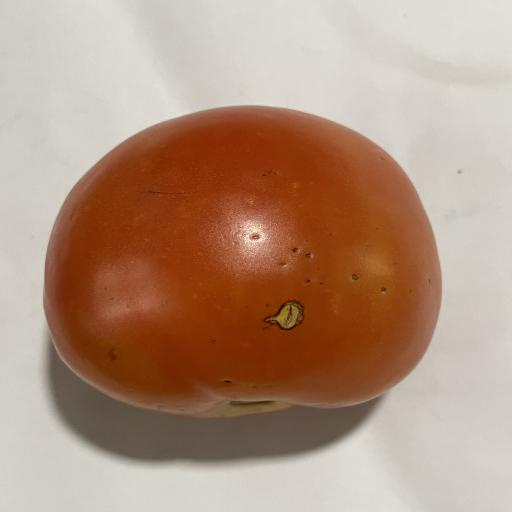
#> input picture tomatovision-ml/dataset/test/images/017BD85B-543D-4ADF-B96B-A2561A878EE1_JPG.rf.c9612bbcc161e32c4c06c350265edf1e.jpg, 512 x 512 px, given in place of media_1787075584775.jpg, which was not available
$ python test_universal.py
#> lines starting #> are read from the running program, lines starting #| are printed output that depends on the picture; after the words box and inside, x2 and y2 are one past the last pixel; in counts of white or black regions, pixels touching at a corner belong together; pictures that were not available may be replaced by others from this repository, and a replacement may not be noted
#> further down, img_market is the input picture: shape (512, 512, 3); mean B, G, R 125.9, 145.9, 176.7
import cv2
import numpy as np

def detect_tomatoes_agro_vision(img_bgr):
    h, w = img_bgr.shape[:2]
    hsv = cv2.cvtColor(img_bgr, cv2.COLOR_BGR2HSV)
#> hsv: shape (512, 512, 3); mean H, S, V 15.5, 91.6, 176.7
    h_chan = hsv[:, :, 0]
    s_chan = hsv[:, :, 1]
    v_chan = hsv[:, :, 2]

    # Broad Pigment Filtering (Red, Orange, Yellow, Breaker Unripe)
    core_red1 = (h_chan <= 14) & (s_chan > 60) & (v_chan > 40)
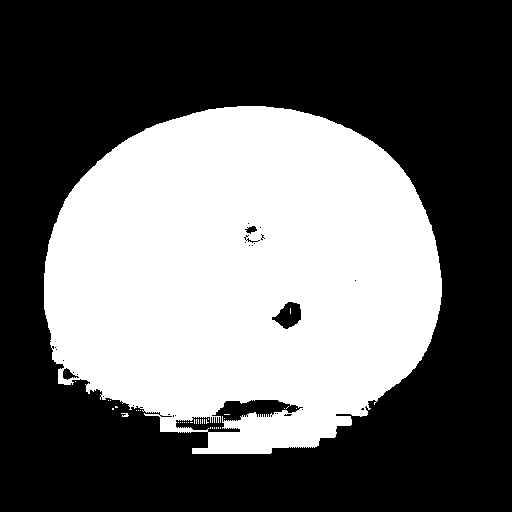
#> core_red1: shape (512, 512) bool; 40.3% white; 37 white regions (35 under 20 px), largest, box (x1, y1, x2, y2) and area: (44, 106, 442, 454) 105514, (121, 413, 129, 417) 21
    core_red2 = (h_chan >= 162) & (s_chan > 60) & (v_chan > 40)
#> core_red2: shape (512, 512) bool; every value is 0
    core_orange = (h_chan > 14) & (h_chan <= 28) & (s_chan > 70) & (v_chan > 45)
#> core_orange: shape (512, 512) bool; 1% white; 28 white regions (19 under 20 px), largest, box (x1, y1, x2, y2) and area: (212, 400, 303, 423) 1052, (86, 389, 172, 417) 608, (272, 302, 301, 329) 482
    core_yellow = (h_chan > 28) & (h_chan <= 38) & (s_chan > 70) & (v_chan > 45)
    core_unripe = (h_chan > 38) & (h_chan <= 55) & (s_chan > 60) & (v_chan > 40)

    core_mask = (core_red1 | core_red2 | core_orange | core_yellow | core_unripe).astype(np.uint8) * 255
#> core_mask: shape (512, 512); 41.3% white; 3 white regions (2 under 20 px), largest, box (x1, y1, x2, y2) and area: (44, 106, 442, 454) 108279
    core_mask[h_chan > 55] = 0
    core_mask[(h_chan >= 120) & (h_chan <= 165)] = 0
    core_mask[s_chan <= 50] = 0

    # 1. Close-up Single / Multi-Fruit Detector (Shape & Circularity Filter)
    kernel_clean = cv2.getStructuringElement(cv2.MORPH_ELLIPSE, (7, 7))
    clean = cv2.morphologyEx(core_mask, cv2.MORPH_OPEN, kernel_clean)
#> clean: shape (512, 512); 41.1% white; 2 white regions, box (x1, y1, x2, y2) and area: (44, 106, 442, 454) 107664, (58, 377, 65, 384) 33
    kernel_close = cv2.getStructuringElement(cv2.MORPH_ELLIPSE, (15, 15))
    closed = cv2.morphologyEx(clean, cv2.MORPH_CLOSE, kernel_close)
#> closed: shape (512, 512); 41.3% white; 1 white region

    contours, _ = cv2.findContours(closed, cv2.RETR_EXTERNAL, cv2.CHAIN_APPROX_SIMPLE)
#> contours = 1 contour; box (x1, y1, x2, y2) and area: (44, 106, 442, 454) 107690
    valid_single_fruits = []

    for c in contours:
        area = cv2.contourArea(c)
        if area < (0.012 * w * h):
            continue
        x, y, cw, ch = cv2.boundingRect(c)
        perimeter = cv2.arcLength(c, True)
        circularity = 4 * np.pi * (area / (perimeter * perimeter)) if perimeter > 0 else 0
        aspect_ratio = float(cw) / ch if ch > 0 else 0

        # Reject elongated background strips (e.g. table edges, floor boundaries)
        if aspect_ratio > 2.2 or aspect_ratio < 0.45:
            continue
        if circularity < 0.30:
            continue
        if cw > 0.65 * w and ch < 0.20 * h:
            continue

        crop = img_bgr[y:y+ch, x:x+cw]
        if crop.size == 0:
            continue
        crop_hsv = cv2.cvtColor(crop, cv2.COLOR_BGR2HSV)
        mean_h = np.mean(crop_hsv[:, :, 0])
        gray_crop = cv2.cvtColor(crop, cv2.COLOR_BGR2GRAY)
        dark_spots = np.sum(gray_crop < 35) / float(gray_crop.size) if gray_crop.size > 0 else 0

        if dark_spots > 0.30:
            stage = "spoiled"
            conf = 0.92
        elif (mean_h <= 13 or mean_h >= 164):
            stage = "ripe"
            conf = 0.95
        elif 14 <= mean_h <= 26:
            stage = "overripe"
            conf = 0.92
        elif 27 <= mean_h <= 55:
            stage = "unripe"
            conf = 0.93
        else:
            stage = "ripe"
            conf = 0.88

        valid_single_fruits.append({
            "class_name": stage,
            "raw_class": stage,
            "confidence": conf,
            "box": [float(x), float(y), float(x + cw), float(y + ch)],
            "area": area
        })
#> this loop made 1 pass
#> (area, x, y, cw, ch, perimeter, circularity, aspect_ratio) on pass 1: (107690, 44, 106, 398, 348, 1332.9, 0.762, 1.14)
#> after the loop, valid_single_fruits = 1 item

    total_pigment_area = cv2.countNonZero(core_mask)
#> total_pigment_area = 108285
    single_fruits_area = sum(f["area"] for f in valid_single_fruits)
#> single_fruits_area = 107690

    if len(valid_single_fruits) in [1, 2, 3, 4, 5] and (single_fruits_area / max(1, total_pigment_area)) > 0.35:
        return valid_single_fruits

    # =========================================================================
    # 2. DENSE TOMATO HEAP / CRATE ISOLATION
    # Uses High-Saturation Red/Orange Tomato Seeds (S > 105) to strictly anchor the Tomato Heap ROI
    # Rejecting surrounding green vegetables, cucumbers, eggplants, and dull ground floor.
    # =========================================================================
    seed_red1 = (h_chan <= 13) & (s_chan > 105) & (v_chan > 60)
    seed_red2 = (h_chan >= 165) & (s_chan > 105) & (v_chan > 60)
    seed_orange = (h_chan > 13) & (h_chan <= 25) & (s_chan > 115) & (v_chan > 65)
    seed_mask = (seed_red1 | seed_red2 | seed_orange).astype(np.uint8) * 255

    kernel_seed_close = cv2.getStructuringElement(cv2.MORPH_ELLIPSE, (15, 15))
    closed_seeds = cv2.morphologyEx(seed_mask, cv2.MORPH_CLOSE, kernel_seed_close)
    kernel_seed_dilate = cv2.getStructuringElement(cv2.MORPH_RECT, (25, 25))
    dilated_seeds = cv2.dilate(closed_seeds, kernel_seed_dilate, iterations=2)

    c_list, _ = cv2.findContours(dilated_seeds, cv2.RETR_EXTERNAL, cv2.CHAIN_APPROX_SIMPLE)
    if c_list:
        valid_c = [c for c in c_list if cv2.contourArea(c) > 2000]
        main_cluster = max(valid_c if valid_c else c_list, key=cv2.contourArea)
        rx, ry, rw, rh = cv2.boundingRect(main_cluster)
        rx1 = max(0, rx - 10)
        ry1 = max(0, ry - 10)
        rx2 = min(w, rx + rw + 10)
        ry2 = min(h, ry + rh + 10)
    else:
        rx1, ry1, rx2, ry2 = 0, 0, w, h

    roi_hsv = hsv[ry1:ry2, rx1:rx2]
    roi_h = roi_hsv[:, :, 0]
    roi_s = roi_hsv[:, :, 1]
    roi_v = roi_hsv[:, :, 2]

    roi_red1 = (roi_h <= 14) & (roi_s > 75) & (roi_v > 50)
    roi_red2 = (roi_h >= 164) & (roi_s > 75) & (roi_v > 50)
    roi_orange = (roi_h > 14) & (roi_h <= 26) & (roi_s > 85) & (roi_v > 55)
    roi_yellow = (roi_h > 26) & (roi_h <= 36) & (roi_s > 85) & (roi_v > 55)
    roi_unripe = (roi_h > 36) & (roi_h <= 50) & (roi_s > 75) & (roi_v > 50)

    roi_mask = (roi_red1 | roi_red2 | roi_orange | roi_yellow | roi_unripe).astype(np.uint8) * 255
    clean_roi = cv2.morphologyEx(roi_mask, cv2.MORPH_OPEN, cv2.getStructuringElement(cv2.MORPH_ELLIPSE, (3, 3)))
    dist = cv2.distanceTransform(clean_roi, cv2.DIST_L2, 5)

    if dist.max() == 0:
        return []

    kernel_peak = cv2.getStructuringElement(cv2.MORPH_ELLIPSE, (21, 21))
    dilated = cv2.dilate(dist, kernel_peak)
    local_max = (dist == dilated) & (dist > 4.0) & (dist > 0.08 * dist.max())

    num_labels, _, stats, centroids = cv2.connectedComponentsWithStats(local_max.astype(np.uint8))

    raw_centers = []
    for i in range(1, num_labels):
        cx, cy = centroids[i]
        d_val = dist[int(cy), int(cx)]
        raw_centers.append((cx, cy, d_val))

    raw_centers.sort(key=lambda x: x[2], reverse=True)

    suppressed = []
    min_dist_sq = 15.0 ** 2

    for c in raw_centers:
        cx, cy, d_val = c
        too_close = False
        for s in suppressed:
            if ((cx - s[0])**2 + (cy - s[1])**2) < min_dist_sq:
                too_close = True
                break
        if not too_close:
            suppressed.append((cx, cy, d_val))

    segmented = []

    for cx, cy, d_val in suppressed:
        r = int(d_val * 1.65)
        r = max(10, min(65, r))

        gx1 = max(0, int(rx1 + cx - r))
        gy1 = max(0, int(ry1 + cy - r))
        gx2 = min(w, int(rx1 + cx + r))
        gy2 = min(h, int(ry1 + cy + r))

        crop = img_bgr[gy1:gy2, gx1:gx2]
        if crop.size == 0:
            continue

        crop_hsv = cv2.cvtColor(crop, cv2.COLOR_BGR2HSV)
        mean_h = np.mean(crop_hsv[:, :, 0])

        gray_crop = cv2.cvtColor(crop, cv2.COLOR_BGR2GRAY)
        dark_spots = np.sum(gray_crop < 35) / float(gray_crop.size) if gray_crop.size > 0 else 0

        if dark_spots > 0.28:
            stage = "spoiled"
            conf = 0.92
        elif (mean_h <= 13 or mean_h >= 164):
            stage = "ripe"
            conf = 0.95
        elif 14 <= mean_h <= 26:
            stage = "overripe"
            conf = 0.92
        elif 27 <= mean_h <= 55:
            stage = "unripe"
            conf = 0.93
        else:
            stage = "ripe"
            conf = 0.88

        segmented.append({
            "class_name": stage,
            "raw_class": stage,
            "confidence": conf,
            "box": [float(gx1), float(gy1), float(gx2), float(gy2)]
        })

    return segmented

# TEST 1: Market Stall Pile (media_1787075584775.jpg)
img_market = cv2.imread(r"C:\Users\Waruna\.gemini\antigravity\brain\d72fea25-187d-4266-99c6-341a7dceced8\.user_uploaded\media_1787075584775.jpg")
res_market = detect_tomatoes_agro_vision(img_market)
#> res_market = 1 item
print(f"1. Market Stall Photo -> Total: {len(res_market)}, Counts: Ripe={sum(1 for r in res_market if r['class_name']=='ripe')}, Unripe={sum(1 for r in res_market if r['class_name']=='unripe')}, Overripe={sum(1 for r in res_market if r['class_name']=='overripe')}, Spoiled={sum(1 for r in res_market if r['class_name']=='spoiled')}")
#| 1. Market Stall Photo -> Total: 1, Counts: Ripe=1, Unripe=0, Overripe=0, Spoiled=0

# TEST 2: Crate Photo (media_1787066931244.png)
img_crate = cv2.imread(r"C:\Users\Waruna\.gemini\antigravity\brain\d72fea25-187d-4266-99c6-341a7dceced8\.user_uploaded\media_1787066931244.png")
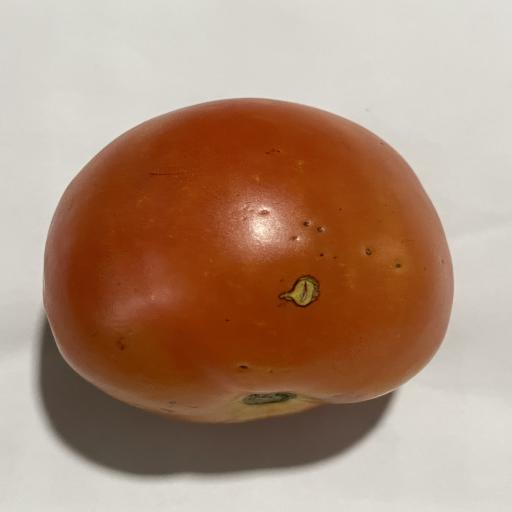
#> input picture tomatovision-ml/dataset/test/images/06538A22-92D6-4AE1-A23C-061087898740_JPG.rf.2079ef0b6e2a56e9522f5a8001acb51c.jpg, 512 x 512 px, given in place of media_1787066931244.png, which was not available
#> img_crate is the input picture: shape (512, 512, 3); mean B, G, R 121.1, 141.9, 173.2
res_crate = detect_tomatoes_agro_vision(img_crate)
#> in detect_tomatoes_agro_vision (call 2), `contours, _ = cv2.findContours(closed, cv2.RETR_EXTERNAL, cv2.CHAIN_AP..`: contours = 1 contour; box (x1, y1, x2, y2) and area: (43, 98, 453, 470) 120817
#> the loop in detect_tomatoes_agro_vision (call 2), `for c in contours:` made 1 pass
#> (area, x, y, cw, ch, perimeter, circularity, aspect_ratio) on pass 1: (120817, 43, 98, 410, 372, 1397.8, 0.777, 1.1)
#> pass 1, in detect_tomatoes_agro_vision (call 2), `crop = img_bgr[y:y+ch, x:x+cw]`:
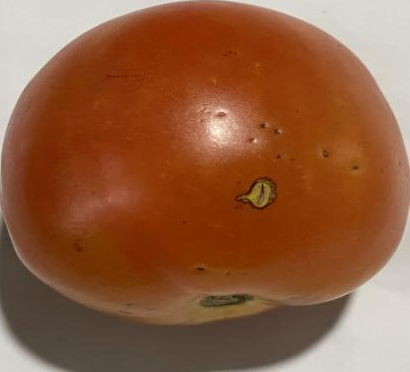
#> crop: shape (372, 410, 3); mean B, G, R 61.5, 92.2, 143.8
#> pass 1, in detect_tomatoes_agro_vision (call 2), `gray_crop = cv2.cvtColor(crop, cv2.COLOR_BGR2GRAY)`:
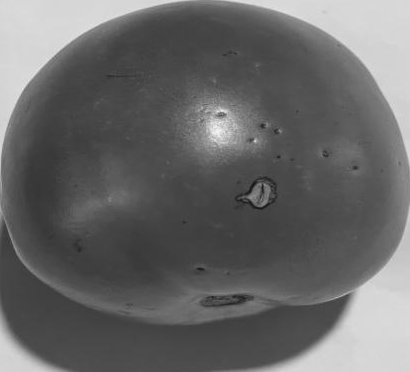
#> gray_crop: shape (372, 410); min 16, max 245, mean 104.2
#> in detect_tomatoes_agro_vision (call 2), `total_pigment_area = cv2.countNonZero(core_mask)`: total_pigment_area = 121286
#> in detect_tomatoes_agro_vision (call 2), `single_fruits_area = sum(f["area"] for f in valid_single_fruits)`: single_fruits_area = 120817
#> res_crate = 1 item
print(f"2. Crate Photo -> Total: {len(res_crate)}, Counts: Ripe={sum(1 for r in res_crate if r['class_name']=='ripe')}, Unripe={sum(1 for r in res_crate if r['class_name']=='unripe')}, Overripe={sum(1 for r in res_crate if r['class_name']=='overripe')}, Spoiled={sum(1 for r in res_crate if r['class_name']=='spoiled')}")
#| 2. Crate Photo -> Total: 1, Counts: Ripe=1, Unripe=0, Overripe=0, Spoiled=0

# TEST 3: Single Tomato Close-up (test_tomatoes.jpg)
img_single = cv2.imread(r"d:\project\TomatoVision\tomatovision-ml\test_images\test_tomatoes.jpg")
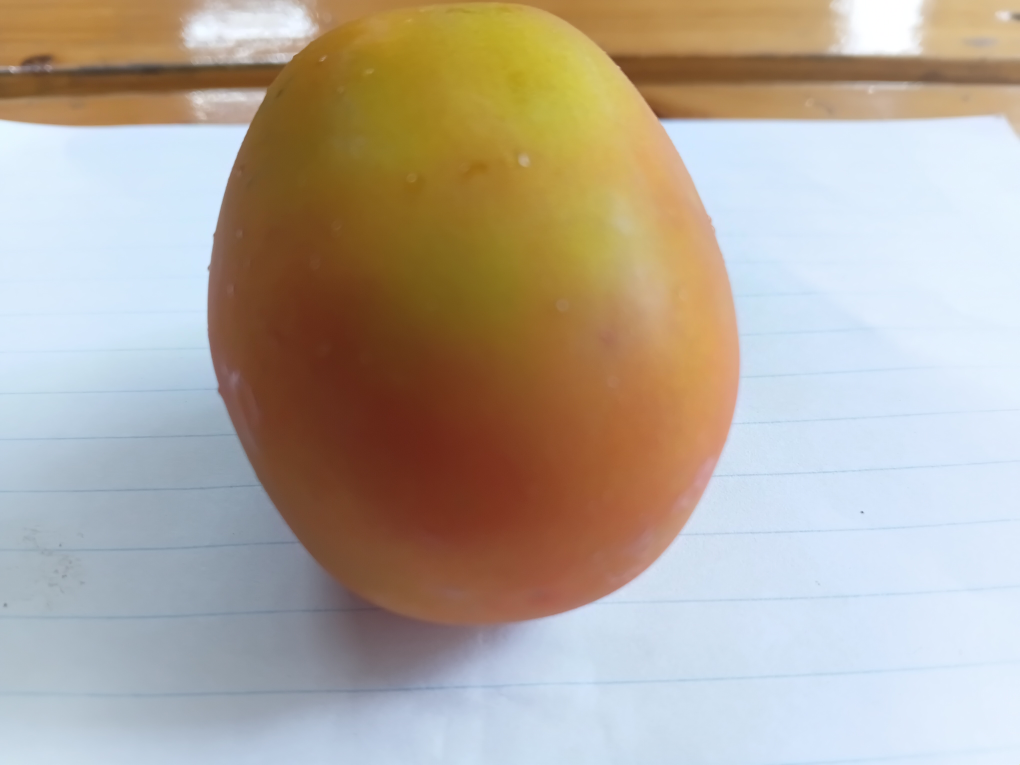
#> input picture tomatovision-ml/test_images/test_tomatoes.jpg, 4080 x 3060 px, found by its file name (shown at 1/4 size)
#> img_single is the input picture: shape (3060, 4080, 3); mean B, G, R 156.4, 168.9, 179.1
res_single = detect_tomatoes_agro_vision(img_single)
#> in detect_tomatoes_agro_vision (call 3), `contours, _ = cv2.findContours(closed, cv2.RETR_EXTERNAL, cv2.CHAIN_AP..`: contours = 1 contour; box (x1, y1, x2, y2) and area: (0, 0, 4080, 2504) 5260756
#> the loop in detect_tomatoes_agro_vision (call 3), `for c in contours:` made 1 pass
#> (area, x, y, cw, ch, perimeter, circularity, aspect_ratio) on pass 1: (5260756, 0, 0, 4080, 2504, 17319.6, 0.22, 1.63)
#> after the loop in detect_tomatoes_agro_vision (call 3), `for c in contours:`: valid_single_fruits = []
#> in detect_tomatoes_agro_vision (call 3), `total_pigment_area = cv2.countNonZero(core_mask)`: total_pigment_area = 5258380
#> in detect_tomatoes_agro_vision (call 3), `single_fruits_area = sum(f["area"] for f in valid_single_fruits)`: single_fruits_area = 0
#> in detect_tomatoes_agro_vision (call 3), `dilated_seeds = cv2.dilate(closed_seeds, kernel_seed_dilate, iteration..`:
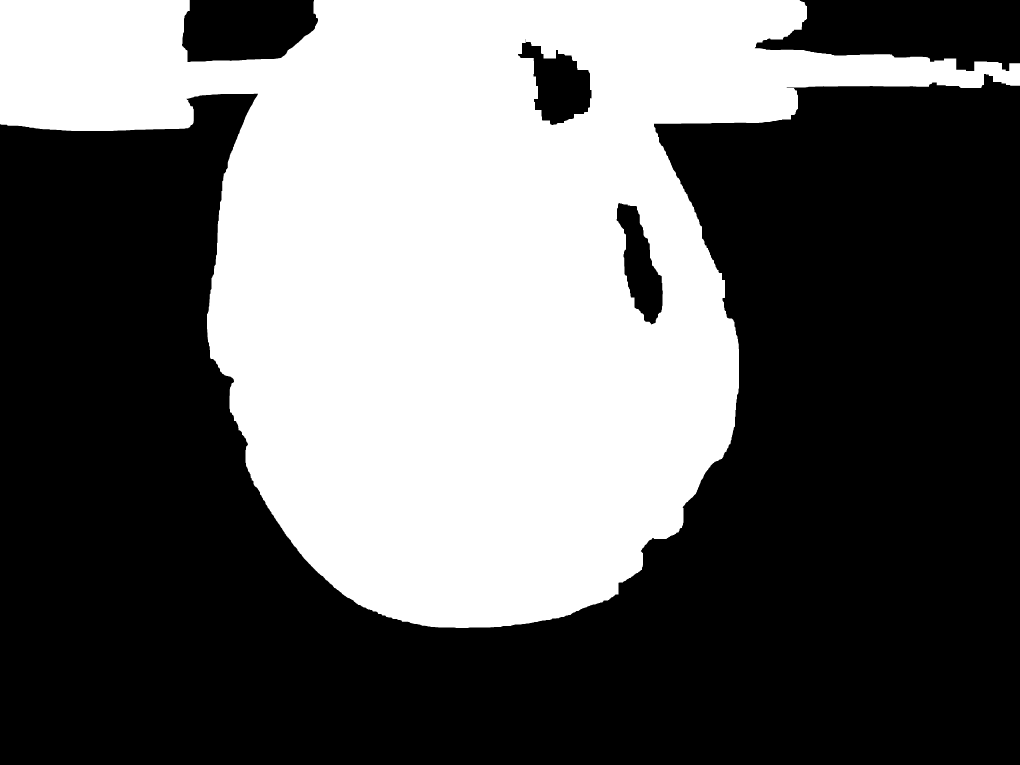
#> dilated_seeds: shape (3060, 4080) (shown at 1/4 size); 40.1% white; 1 white region
#> in detect_tomatoes_agro_vision (call 3), `c_list, _ = cv2.findContours(dilated_seeds, cv2.RETR_EXTERNAL, cv2.CHA..`: c_list = 1 contour; box (x1, y1, x2, y2) and area: (0, 0, 4080, 2512) 5098356
#> in detect_tomatoes_agro_vision (call 3), `valid_c = [c for c in c_list if cv2.contourArea(c) > 2000]`: valid_c has the same summary as c_list
#> in detect_tomatoes_agro_vision (call 3), `main_cluster = max(valid_c if valid_c else c_list, key=cv2.contourArea)`: main_cluster = contour of 2397 points, box (x1, y1, x2, y2) (0, 0, 4080, 2512), area 5098356
#> in detect_tomatoes_agro_vision (call 3), `rx, ry, rw, rh = cv2.boundingRect(main_cluster)`: rx = 0; rw = 4080; rh = 2512
#> in detect_tomatoes_agro_vision (call 3), `rx1 = max(0, rx - 10)`: rx1 = 0
#> in detect_tomatoes_agro_vision (call 3), `rx2 = min(w, rx + rw + 10)`: rx2 = 4080
#> in detect_tomatoes_agro_vision (call 3), `ry2 = min(h, ry + rh + 10)`: ry2 = 2522
#> in detect_tomatoes_agro_vision (call 3), `roi_h = roi_hsv[:, :, 0]`:
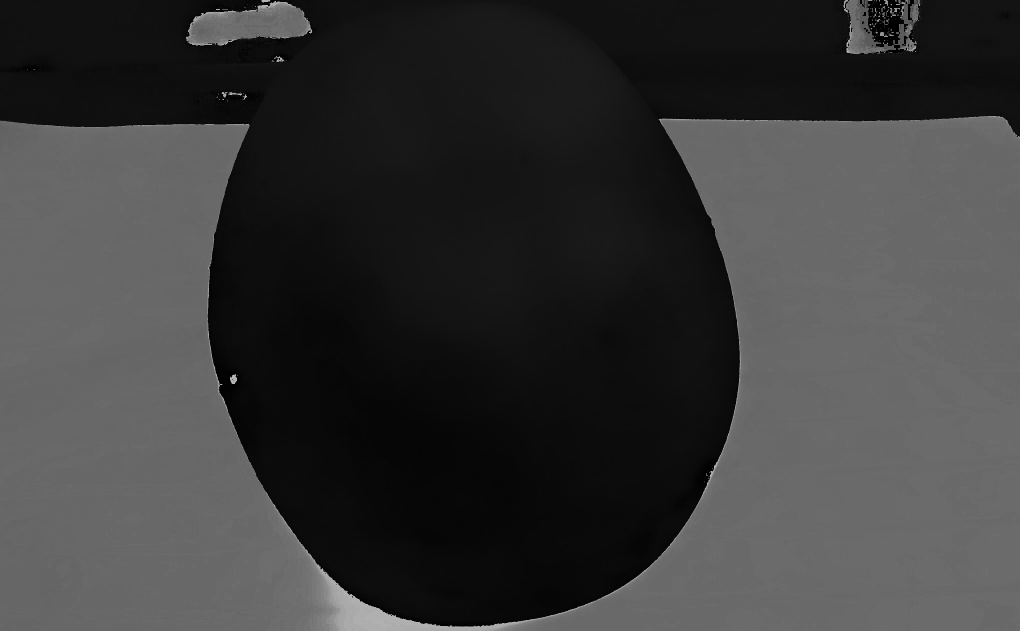
#> roi_h: shape (2522, 4080) (shown at 1/4 size); min 0, max 179, mean 57.5
#> in detect_tomatoes_agro_vision (call 3), `num_labels, _, stats, centroids = cv2.connectedComponentsWithStats(loc..`: num_labels = 66; stats = 66 rows, first 6: [0, 0, 4080, 2522, 10289551], [0, 0, 1, 1, 1], [2, 0, 1, 1, 1], [4, 0, 1, 1, 1], [6, 0, 1, 1, 1], [26, 0, 1, 1, 1]; centroids = 66 pairs, first value 0 to 3873, second value 0 to 1645
#> the loop in detect_tomatoes_agro_vision (call 3), `for i in range(1, num_labels):` made 65 passes
#> (cx, cy, d_val) on passes 1 to 8: (0, 0, 266.2), (2, 0, 266.2), (4, 0, 266.2), (6, 0, 266.2), (26, 0, 266.6), (68.5, 0, 266), (129, 0, 259), (151.5, 0, 257.8)
#> after the loop in detect_tomatoes_agro_vision (call 3), `for i in range(1, num_labels):`: raw_centers = 65 items, first 6: (0, 0, 266.2), (2, 0, 266.2), (4, 0, 266.2), (6, 0, 266.2), (26, 0, 266.6), (68.5, 0, 266)
#> the loop in detect_tomatoes_agro_vision (call 3), `for c in raw_centers:` made 65 passes
#> (cx, cy, d_val) on passes 1 to 8: (1818, 1555, 842.2), (1872, 1645, 842), (1810, 1544, 841.9), (1758, 1369, 831.8), (1770, 1430, 831.8), (1680, 1091, 826.6), (1704, 1167, 817.6), (1716, 1228, 817.6)
#> after the loop in detect_tomatoes_agro_vision (call 3), `for c in raw_centers:`: suppressed = 52 items, first 6: (1818, 1555, 842.2), (1872, 1645, 842), (1758, 1369, 831.8), (1770, 1430, 831.8), (1680, 1091, 826.6), (1704, 1167, 817.6)
#> the loop in detect_tomatoes_agro_vision (call 3), `for cx, cy, d_val in suppressed:` made 52 passes
#> (cx, cy, d_val, gx1, gy1, gx2, gy2, mean_h) on passes 1 to 8: (1818, 1555, 842.2, 1753, 1490, 1883, 1620, 10.26), (1872, 1645, 842, 1807, 1580, 1937, 1710, 9.46), (1758, 1369, 831.8, 1693, 1304, 1823, 1434, 14.56), (1770, 1430, 831.8, 1705, 1365, 1835, 1495, 12.43), (1680, 1091, 826.6, 1615, 1026, 1745, 1156, 20.5), (1704, 1167, 817.6, 1639, 1102, 1769, 1232, 20.02), (1716, 1228, 817.6, 1651, 1163, 1781, 1293, 19.01), (2019, 0, 764.9, 1954, 0, 2084, 65, 22.07)
print(f"3. Single Tomato Close-up -> Total: {len(res_single)}, Counts: {[r['class_name'] for r in res_single]}")
#> (printed output is left out)
